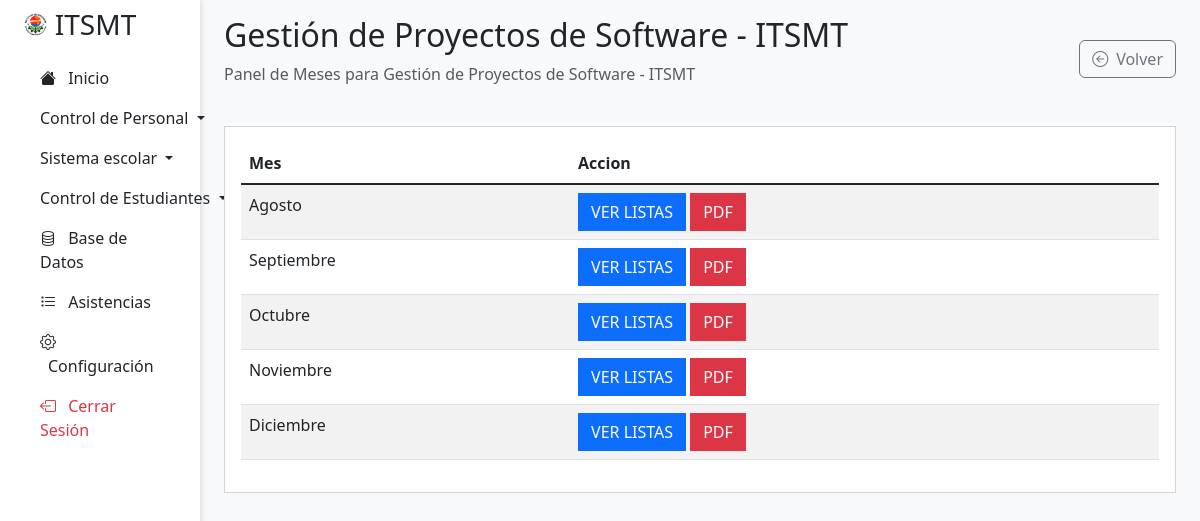
The page /view/asistencias/ver-meses.php?id=2 (signed in) on the database its author committed.
### tables this page shows
CREATE TABLE `clases` (
  `id` int(11) NOT NULL AUTO_INCREMENT,
  `profesor_id` int(11) NOT NULL,
  `asignatura_id` varchar(10) NOT NULL,
  `carrera_id` varchar(10) NOT NULL,
  `semestre_id` int(11) NOT NULL,
  `sistema_id` int(11) NOT NULL,
  `periodo_id` int(11) NOT NULL,
  `salon_id` varchar(10) NOT NULL,
  `activo` tinyint(1) NOT NULL DEFAULT 1,
  PRIMARY KEY (`id`),
  KEY `profesor_id` (`profesor_id`,`asignatura_id`,`carrera_id`,`semestre_id`,`sistema_id`,`periodo_id`,`salon_id`),
  KEY `asignatura_id` (`asignatura_id`),
  KEY `carrera_id` (`carrera_id`),
  KEY `semestre_id` (`semestre_id`),
  KEY `sistema_id` (`sistema_id`),
  KEY `periodo_id` (`periodo_id`),
  KEY `salon_id` (`salon_id`),
  CONSTRAINT `clases_ibfk_1` FOREIGN KEY (`profesor_id`) REFERENCES `usuarios` (`id`) ON DELETE CASCADE ON UPDATE CASCADE,
  CONSTRAINT `clases_ibfk_2` FOREIGN KEY (`asignatura_id`) REFERENCES `asignaturas` (`id`) ON DELETE CASCADE ON UPDATE CASCADE,
  CONSTRAINT `clases_ibfk_3` FOREIGN KEY (`carrera_id`) REFERENCES `carreras` (`id`) ON DELETE CASCADE ON UPDATE CASCADE,
  CONSTRAINT `clases_ibfk_4` FOREIGN KEY (`semestre_id`) REFERENCES `semestres` (`id`) ON DELETE CASCADE ON UPDATE CASCADE,
  CONSTRAINT `clases_ibfk_5` FOREIGN KEY (`sistema_id`) REFERENCES `sistemas` (`id`) ON DELETE CASCADE ON UPDATE CASCADE,
  CONSTRAINT `clases_ibfk_6` FOREIGN KEY (`periodo_id`) REFERENCES `periodos` (`id`) ON DELETE CASCADE ON UPDATE CASCADE,
  CONSTRAINT `clases_ibfk_7` FOREIGN KEY (`salon_id`) REFERENCES `salones` (`id`) ON DELETE CASCADE ON UPDATE CASCADE
);

CREATE TABLE `asignaturas` (
  `id` varchar(10) NOT NULL,
  `nombre_asignatura` varchar(50) NOT NULL,
  PRIMARY KEY (`id`)
);

CREATE TABLE `periodos` (
  `id` int(11) NOT NULL AUTO_INCREMENT,
  `fecha_inicio` date NOT NULL,
  `fecha_fin` date NOT NULL,
  `activo` tinyint(1) NOT NULL,
  PRIMARY KEY (`id`)
);

### view/asistencias/ver-meses.php (the view, shortened to what this page needs)
<?php
include_once __DIR__ . "../../../php/conexion.php";
$clase_id = $_GET["id"];
$sql = $conexion->query("SELECT c.id, a.nombre_asignatura, p.fecha_inicio, p.fecha_fin FROM clases c
                            INNER JOIN asignaturas a ON c.asignatura_id = a.id
                            INNER JOIN periodos p ON c.periodo_id = p.id
                            WHERE c.id = $clase_id");
$resultados = $sql->fetch_object();
$titulo = $resultados->nombre_asignatura . " - " . SIGLAS;
include_once __DIR__ . "../../layout/header.php";
?>
<div class="col-md-9 col-lg-10 ms-sm-auto px-4 main-content">
    <div class="d-flex justify-content-between flex-wrap flex-md-nowrap align-items-center pt-3 pb-2 mb-3">
        <div>
            <h1 class="h2"><?= $titulo ?></h1>
            <p class="text-muted">Panel de Meses para <?= $titulo ?></p>
        </div>
        <div class="action-buttons d-flex gap-2">
            <a class="btn btn-outline-secondary" href="<?= URL_RAIZ ?>view/asistencias/">
                <i class="bi bi-arrow-left-circle me-2"></i>Volver
            </a>
        </div>
    </div>
    <div class="card mb-4 p-3 rounded-0">
        <div class="table-responsive">
            <table class="table table-striped">
                <thead>
                    <tr>
                        <th>Mes</th>
                        <th>Accion</th>
                    </tr>
                </thead>
                <tbody class="table-group-divider" id="body-tabla">
                    <?php
                    $timestamp_inicio = strtotime($resultados->fecha_inicio);
                    $mes_inicio = date('n', $timestamp_inicio);
                    $timestamp_fin = strtotime($resultados->fecha_fin);
                    $mes_fin = date('n', $timestamp_fin);
                    $meses = array(
                        1 => 'Enero',
                        2 => 'Febrero',
                        3 => 'Marzo',
                        4 => 'Abril',
                        5 => 'Mayo',
                        6 => 'Junio',
                        7 => 'Julio',
                        8 => 'Agosto',
                        9 => 'Septiembre',
                        10 => 'Octubre',
                        11 => 'Noviembre',
                        12 => 'Diciembre'
                    );
                    for ($i = $mes_inicio; $i <= $mes_fin; $i++) : ?>
                        <tr>
                            <td><?= $meses[$i] ?></td>
                            <td>
                                <a class="btn btn-primary rounded-0 text-uppercase" href="<?= URL_RAIZ ?>view/asistencias/ver-asistencias.php?mes-inicio=<?= date('Y') ?>-<?= ($i<10) ? '0'.$i : $i ?>-01&id=<?= $resultados->id ?>">Ver Listas</a>
                                <a class="btn btn-danger rounded-0 text-uppercase" href="<?= URL_RAIZ ?>view/generar-reporte/asistente/reporte-mes.php?mes-inicio=<?= date('Y') ?>-<?= ($i<10) ? '0'.$i : $i ?>-01&clase=<?= $resultados->id ?>">PDF</a>
                            </td>
                        </tr>
                    <?php endfor; ?>
                </tbody>
            </table>
        </div>
    </div>
</div>
<?php include_once __DIR__ . "../../layout/footer.php"; ?>

### rows shown on the page
clases: asignatura.nombre_asignatura "Gestión de Proyectos de Software - ITSMT", periodo.fecha_inicio "Agosto"

### other values the page prints
SIGLAS "ITSMT"
$meses[$i] "Septiembre"
$meses[$i] "Octubre"
$meses[$i] "Noviembre"
$meses[$i] "Diciembre"
